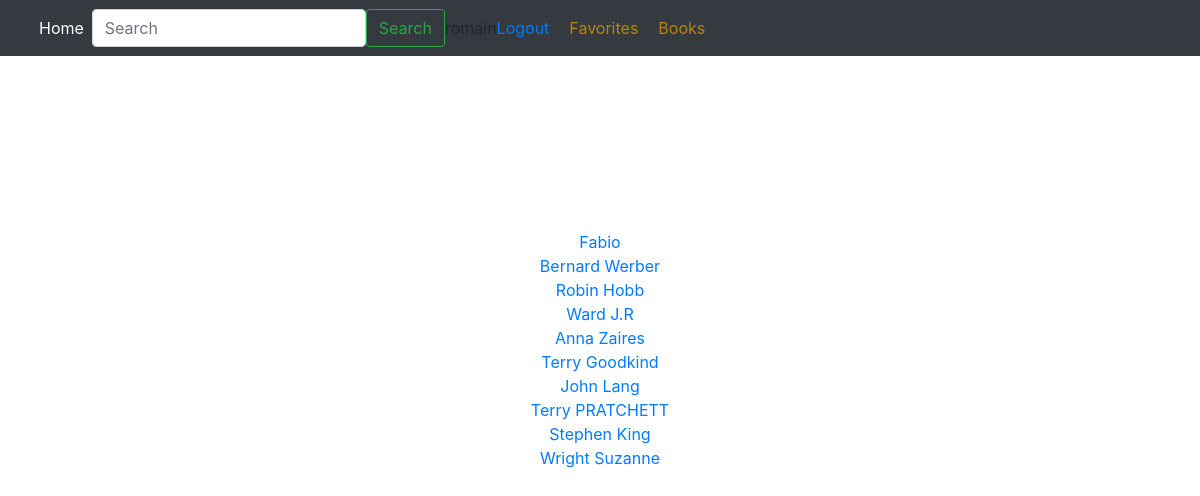
The app's page / (signed in) with its own data.
### tuto/models.py (models this page shows, shortened)
class User(db.Model,UserMixin):
    username = db.Column(db.String(50) ,primary_key = True)
    password = db.Column(db.String(64))

class Author(db.Model):
    id = db.Column(db.Integer , primary_key=True)
    name = db.Column(db.String(100))

### tuto/views.py (the view)
@app.route("/")
def home():
    return render_template("home.html",authors = get_sample2())

### tuto/models.py (called while the page is built)
@login_manager.user_loader
def load_user(username):
    return User.query.get(username)

def get_sample2():
    return Author.query.limit(10).all()

### tuto/templates/home.html (shortened to what this page needs)
{% extends "base.html" %}
{% block content %}
    <div class="sample">
        {% for x in authors %}
            <a href = {{ url_for("book_from", id=x.id) }} >{{ x.name }}</a>
        {% endfor %}
        </div>
{% endblock %}

### tuto/templates/base.html (shortened to what this page needs)
<!doctype html>
<html lang="fr">
    <head>
        <link rel="stylesheet" href="{{ url_for('static',filename='home.css')}}">
        { % block style % }
        {{ bootstrap.load_css() }}
        { % endblock % }
        { % endblock % }
    </head>
    <body>
        <header>
            <nav class="navbar navbar-expand-md navbar-dark fixed-top bg-dark">
                <div class="container-fluid">
                  <div class="collapse navbar-collapse" id="navbarCollapse">
                    <ul class="navbar-nav me-auto mb-2 mb-md-0">
                      <li class="nav-item">
                        <a class="nav-link active" aria-current="page" href = {{ url_for("home") }} >Home</a>
                      </li>
                    </ul>
                    <form class="d-flex" role="search">
                      <input class="form-control me-2" type="search" placeholder="Search" aria-label="Search">
                      <button class="btn btn-outline-success" type="submit">Search</button>
                    </form>
                    <div id = "test">
                    <ul class="nav navbar-nav navbar-right">
                      {% if current_user.is_authenticated %}
                        <li><a>{{ current_user.username }}</a></li>
                        <li><a href="{{ url_for("logout") }}">
                        <span class="glyphicon glyphicon-log-out" title ="Logout">Logout</span></a></li>
                        <li><a href="{{ url_for("favorites", username=current_user.username )}}">
                        <span id="nav-button" title ="Favorites">Favorites</span></a></li>
                      {% endif %}
                      <li><a href="{{ url_for("books") }}">
                        <span id="nav-button" title ="All-Books">Books</span></a></li>
                      </ul>
                    </div>
                  </div>
                </div>
              </nav>
        </header>
    <main class="flex-shrink-0">
        <div class="container">
            {% block content %}
            {% endblock %}
        </div>
    </main>
    </body>
</html>

### tuto/static/home.css (style rules this page uses)
.sample { text-align: center; width: 100%; display: inline-grid; }
main { margin-top: 8em; }
main > .container { padding: 60px 15px 0; }
#nav-button { color: darkgoldenrod; margin-left: 20px; }
#test { float: right; position: relative; }

### records on screen
User: username "romain"
Author: name "Fabio"
Author: name "Bernard Werber"
Author: name "Robin Hobb"
Author: name "Ward J.R"
Author: name "Anna Zaires"
Author: name "Terry Goodkind"
Author: name "John Lang"
Author: name "Terry PRATCHETT"
Author: name "Stephen King"
Author: name "Wright Suzanne"
